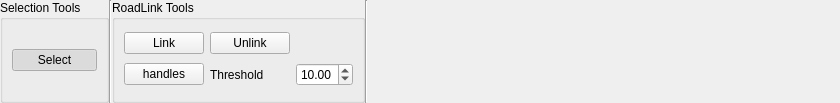
<?xml version="1.0" encoding="UTF-8"?>
<ui version="4.0">
 <class>RoadLinkRibbon</class>
 <widget class="QWidget" name="RoadLinkRibbon">
  <property name="geometry">
   <rect>
    <x>0</x>
    <y>0</y>
    <width>840</width>
    <height>103</height>
   </rect>
  </property>
  <property name="minimumSize">
   <size>
    <width>0</width>
    <height>0</height>
   </size>
  </property>
  <property name="windowTitle">
   <string>Form</string>
  </property>
  <layout class="QHBoxLayout" name="horizontalLayout">
   <property name="spacing">
    <number>0</number>
   </property>
   <property name="leftMargin">
    <number>0</number>
   </property>
   <property name="topMargin">
    <number>0</number>
   </property>
   <property name="rightMargin">
    <number>0</number>
   </property>
   <property name="bottomMargin">
    <number>0</number>
   </property>
   <item>
    <widget class="QGroupBox" name="selectionBox">
     <property name="title">
      <string>Selection Tools</string>
     </property>
     <layout class="QGridLayout" name="gridLayout_6">
      <item row="1" column="0">
       <widget class="QPushButton" name="select">
        <property name="text">
         <string>Select</string>
        </property>
        <property name="checkable">
         <bool>true</bool>
        </property>
        <property name="checked">
         <bool>true</bool>
        </property>
       </widget>
      </item>
     </layout>
    </widget>
   </item>
   <item>
    <widget class="Line" name="line_rl_2">
     <property name="orientation">
      <enum>Qt::Vertical</enum>
     </property>
    </widget>
   </item>
   <item>
    <widget class="QGroupBox" name="roadLinkBox">
     <property name="title">
      <string>RoadLink Tools</string>
     </property>
     <layout class="QGridLayout" name="gridLayout_3">
      <item row="2" column="2">
       <widget class="QDoubleSpinBox" name="thresholdSpinBox">
        <property name="value">
         <double>10.000000000000000</double>
        </property>
       </widget>
      </item>
      <item row="2" column="0">
       <widget class="QPushButton" name="roadLinkHandles">
        <property name="text">
         <string>handles</string>
        </property>
        <property name="checkable">
         <bool>true</bool>
        </property>
       </widget>
      </item>
      <item row="2" column="1">
       <widget class="QLabel" name="label">
        <property name="text">
         <string>Threshold</string>
        </property>
       </widget>
      </item>
      <item row="1" column="0">
       <widget class="QPushButton" name="roadLink">
        <property name="text">
         <string>Link</string>
        </property>
        <property name="checkable">
         <bool>true</bool>
        </property>
       </widget>
      </item>
      <item row="1" column="1">
       <widget class="QPushButton" name="roadlUnlink">
        <property name="text">
         <string>Unlink</string>
        </property>
       </widget>
      </item>
     </layout>
    </widget>
   </item>
   <item>
    <widget class="Line" name="line_rl">
     <property name="orientation">
      <enum>Qt::Vertical</enum>
     </property>
    </widget>
   </item>
   <item>
    <spacer name="horizontalSpacer">
     <property name="orientation">
      <enum>Qt::Horizontal</enum>
     </property>
     <property name="sizeHint" stdset="0">
      <size>
       <width>40</width>
       <height>20</height>
      </size>
     </property>
    </spacer>
   </item>
  </layout>
 </widget>
 <resources/>
 <connections/>
</ui>
